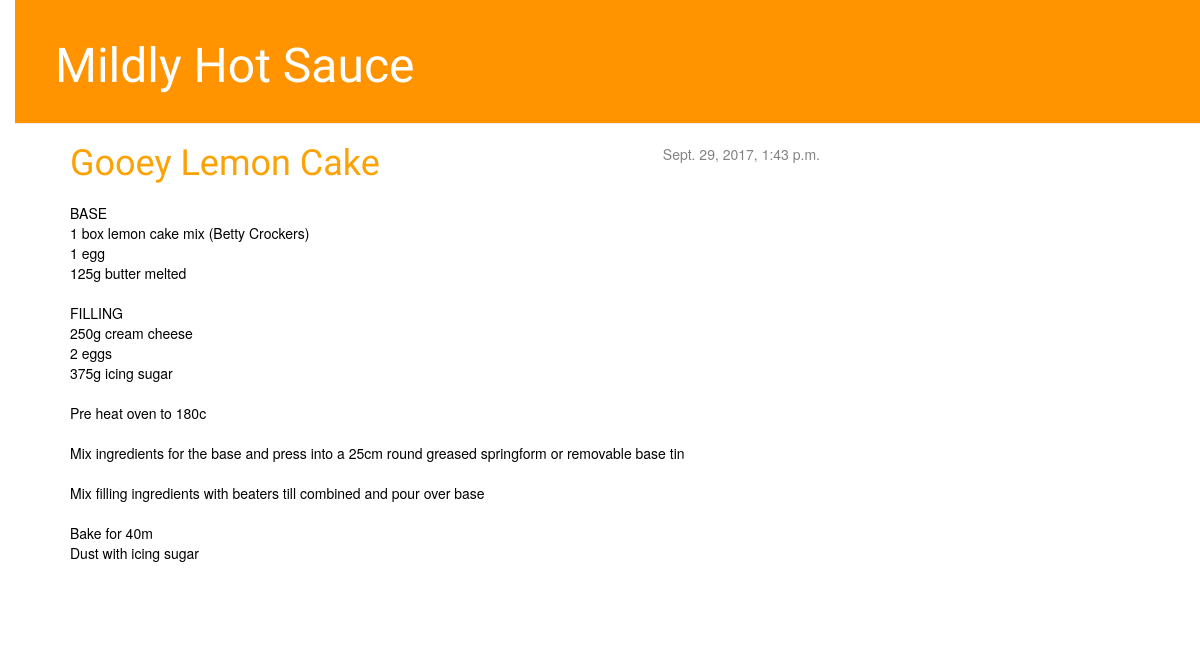
The app's page /blog/post/2/ with its own data.
### blog/models.py (models this page shows, shortened)
class Post(models.Model):
    author = models.ForeignKey('auth.User')
    title = models.CharField(max_length=200)
    text = models.TextField()
    created_date = models.DateTimeField(default=timezone.now)
    published_date = models.DateTimeField(blank=True, null=True)

### blog/views.py (the view)
# urls.py: url(r'^post/(?P<pk>\d+)/$', views.post_detail, name="post_detail"),
def post_detail(request, pk):
    post = get_object_or_404(Post, pk=pk)
    return render(request, 'blog/post_detail.html', {'post': post})

### blog/templates/blog/post_detail.html (shortened to what this page needs)
{% extends 'blog/base.html' %}
{% block content %}
    <div class="post">
        <h1>{{ post.title }}</h1>
        {% if post.published_date %}
            <div class="date">{{ post.published_date }}</div>
            {% endif %}
        <br><br>
        <p>{{ post.text|linebreaksbr }}</p>
    </div>
{% endblock %}

### blog/static/css/blog.css (style rules this page uses)
body { padding-left: 15px; }
h1, h2, h3, h4 { font-family: 'Lobster', cursive; }
.date { color: #828282; float: right; }
.post { margin-bottom: 70px; color: #000000; }
.post h1, .post h1 a, .post .date { display:inline; }
.post h1 { color: #FCA205; }

### records on screen
Post: title "Gooey Lemon Cake", published_date "Sept. 29, 2017, 1:43 p.m.", text "BASE 1 box lemon cake mix (Betty Crockers) 1 egg 125g butter melted FILLING 250g cream cheese 2 eggs 375g icing sugar Pre heat oven to 180c Mix ingredients for the base and press into a 25cm round greased springform or removable base tin Mix filling ingredients with beaters till combined and pour over base Bake for 40m Dust with icing sugar"
